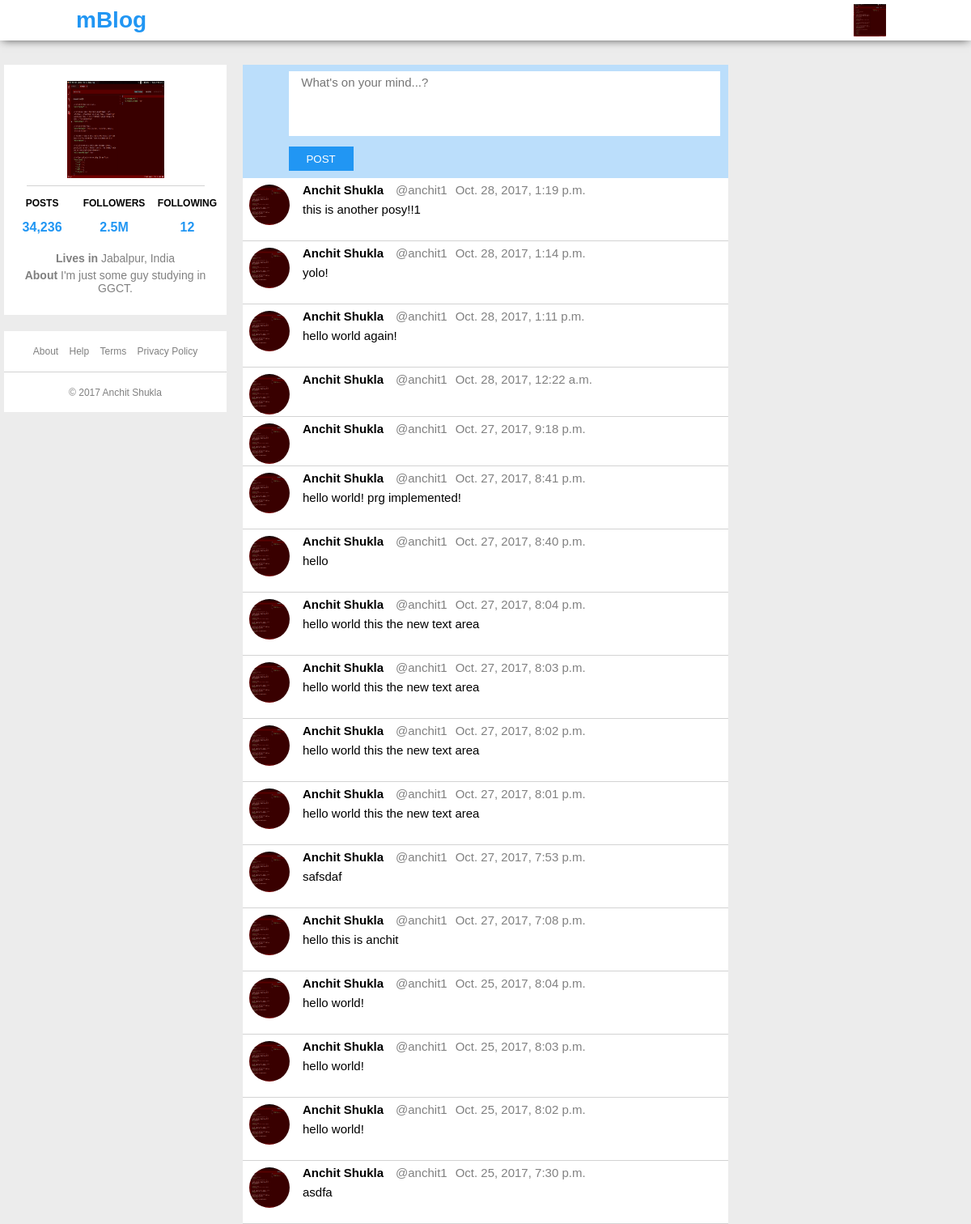
/static/css/style.css, run on an earlier commit of the app's database.
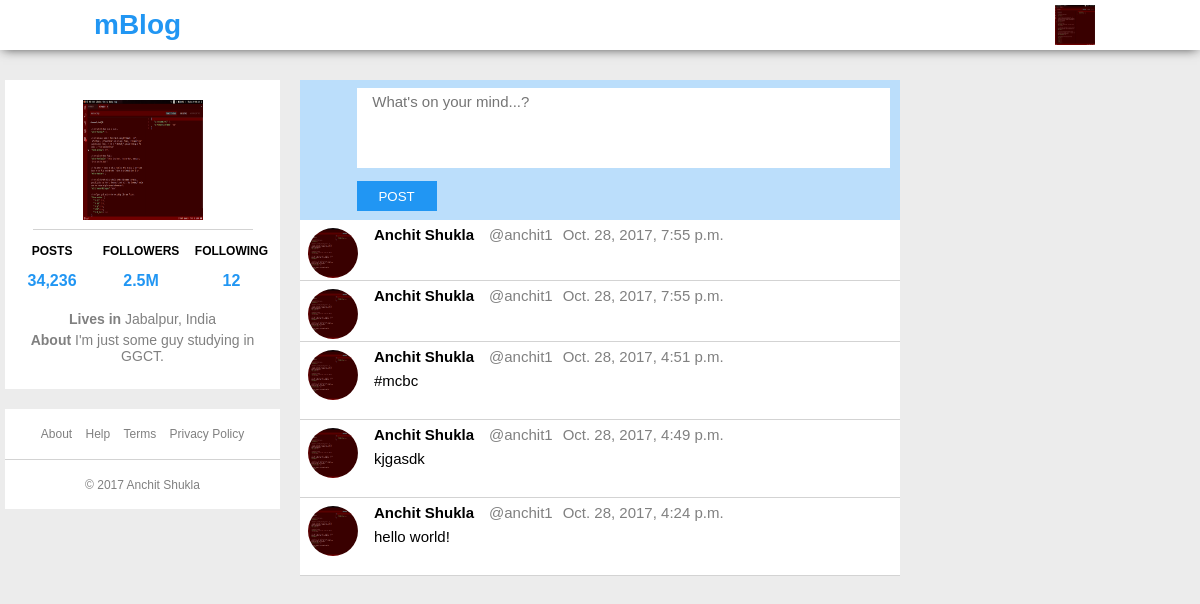
And on a later commit of the database.
### blog/models.py (models this page shows, shortened)
class Post(models.Model):
    publish_date = models.DateTimeField(auto_now=True)
    content = models.CharField(max_length=150)
    author = models.ForeignKey(User, on_delete=models.CASCADE)
    class Meta:
        ordering = ['-publish_date']

class User(models.Model):
    first_name = models.CharField(max_length=30)
    last_name = models.CharField(max_length=30)
    username = models.CharField(max_length=16, unique=True)
    email = models.CharField(default='abc@example.com', unique=True, max_length=75)
    password_hash = models.CharField(max_length=256)
    city = models.CharField(max_length=50, blank=True)
    country = models.CharField(max_length=50, blank=True)
    def __str__(self):
        return self.username

### blog/views.py (the view, shortened to what this page needs)
# urls.py: urlpatterns += url(r'^(?P<pk>\w+)', views.feed, name='feed'),
def feed(request, pk):
    post_list= Post.objects.all();
    return render(request, 'blog/feed_base.html', {'user': pk, 'post_list': post_list})

### blog/templates/blog/feed_base.html (shortened to what this page needs)
<!DOCTYPE html>
<html lang="en">
    <head>
        {% load static %}
        <link href="{% static 'css/test/style.css' %}" rel="stylesheet">
    </head>
    <body>
    <div id="header" class="flex">
        <div id="header-logo"><h1><a href="{% url 'home' %}">mBlog</a> </h1></div>
        <div id="dropdown">
            <img id="header-profile-pic" src="{% static 'css/test/ss.png' %}">
        </div>
    </div>
    <div id="body" class="flex">
        <div id="sidebar">
            <div id="profile-side-container">
                <img id="profile-pic" src="{% static 'css/test/ss.png' %}" alt="profile pic">
                <div class="divider"></div>
                <div id="side-stat-container" class="flex">
                    <p><strong>POSTS </strong>34,236</p>
                    <p><strong>FOLLOWERS </strong>2.5M</p>
                    <p><strong>FOLLOWING </strong>12</p>
                </div>
                    <div id="profile-info" class="container-90">
                        <p><strong>Lives in</strong> Jabalpur, India</p>
                        <p><strong>About </strong> I'm just some guy studying in GGCT.</p>
                    </div>
            </div>
            <div id="side-footer">
                <div class="side-footer-half">
                    <a href="">About</a>
                    <a href="">Help</a>
                    <a href="">Terms</a>
                    <a href="">Privacy Policy</a>
                </div>
                <div class="divider-full"></div>
                <div class="side-footer-half">
                    &copy; 2017 Anchit Shukla
                </div>
            </div>
        </div>
        <div id="content">
            <div id="new-post-container">
                <form id="new-post-form" method="post"> {% csrf_token %}
                    <textarea id="id_post_content" name="post_content" placeholder="What's on your mind...?" maxlength="150" rows="10" cols="40"></textarea>
                    <div id="new-post-bottom">
                        <input id="post-btn" type="submit" value="POST" formnovalidate>
                    </div>
                </form>
            </div>
            <div id="post-container">
                {% for post in post_list %}
                    <div class="post flex">
                        <img src="{% static 'css/test/ss.png' %}">
                        <div class="post-content">
                            <div class="post-content-upper flex">
                                <strong>{{ post.author.first_name }} {{ post.author.last_name }}</strong>
                                <p>@{{ post.author }}</p>
                                <p class="post-timestamp">{{ post.publish_date }}</p>
                            </div>
                            <div class="post-content-main">
                                {{ post.content }}
                            </div>
                            <div class="post-lower"></div>
                        </div>
                    </div>
                    <div class="divider-full"></div>
                {% endfor %}
            </div>
        </div>
        <div id="aside"></div>
    </div>
    </body>
</html>

What changed in the data, as far as the page shows it:
removed Post: author.first_name "Anchit", author.last_name "Shukla", author "anchit1", publish_date "Oct. 28, 2017, 1:19 p.m.", content "this is another posy!!1"
removed Post: author.first_name "Anchit", author.last_name "Shukla", author "anchit1", publish_date "Oct. 28, 2017, 1:14 p.m.", content "yolo!"
removed Post: author.first_name "Anchit", author.last_name "Shukla", author "anchit1", publish_date "Oct. 28, 2017, 1:11 p.m.", content "hello world again!"
removed Post: author.first_name "Anchit", author.last_name "Shukla", author "anchit1", publish_date "Oct. 28, 2017, 12:22 a.m."
removed Post: author.first_name "Anchit", author.last_name "Shukla", author "anchit1", publish_date "Oct. 27, 2017, 9:18 p.m."
removed Post: author.first_name "Anchit", author.last_name "Shukla", author "anchit1", publish_date "Oct. 27, 2017, 8:41 p.m.", content "hello world! prg implemented!"
removed Post: author.first_name "Anchit", author.last_name "Shukla", author "anchit1", publish_date "Oct. 27, 2017, 8:40 p.m.", content "hello"
removed Post: author.first_name "Anchit", author.last_name "Shukla", author "anchit1", publish_date "Oct. 27, 2017, 8:04 p.m.", content "hello world this the new text area"
removed Post: author.first_name "Anchit", author.last_name "Shukla", author "anchit1", publish_date "Oct. 27, 2017, 8:03 p.m.", content "hello world this the new text area"
removed Post: author.first_name "Anchit", author.last_name "Shukla", author "anchit1", publish_date "Oct. 27, 2017, 8:02 p.m.", content "hello world this the new text area"
removed Post: author.first_name "Anchit", author.last_name "Shukla", author "anchit1", publish_date "Oct. 27, 2017, 8:01 p.m.", content "hello world this the new text area"
removed Post: author.first_name "Anchit", author.last_name "Shukla", author "anchit1", publish_date "Oct. 27, 2017, 7:53 p.m.", content "safsdaf"
removed Post: author.first_name "Anchit", author.last_name "Shukla", author "anchit1", publish_date "Oct. 27, 2017, 7:08 p.m.", content "hello this is anchit"
removed Post: author.first_name "Anchit", author.last_name "Shukla", author "anchit1", publish_date "Oct. 25, 2017, 8:04 p.m.", content "hello world!"
removed Post: author.first_name "Anchit", author.last_name "Shukla", author "anchit1", publish_date "Oct. 25, 2017, 8:03 p.m.", content "hello world!"
removed Post: author.first_name "Anchit", author.last_name "Shukla", author "anchit1", publish_date "Oct. 25, 2017, 8:02 p.m.", content "hello world!"
removed Post: author.first_name "Anchit", author.last_name "Shukla", author "anchit1", publish_date "Oct. 25, 2017, 7:30 p.m.", content "asdfa"
added Post: author.first_name "Anchit", author.last_name "Shukla", author "anchit1", publish_date "Oct. 28, 2017, 7:55 p.m."
added Post: author.first_name "Anchit", author.last_name "Shukla", author "anchit1", publish_date "Oct. 28, 2017, 7:55 p.m."
added Post: author.first_name "Anchit", author.last_name "Shukla", author "anchit1", publish_date "Oct. 28, 2017, 4:51 p.m.", content "#mcbc"
added Post: author.first_name "Anchit", author.last_name "Shukla", author "anchit1", publish_date "Oct. 28, 2017, 4:49 p.m.", content "kjgasdk"
added Post: author.first_name "Anchit", author.last_name "Shukla", author "anchit1", publish_date "Oct. 28, 2017, 4:24 p.m.", content "hello world!"
